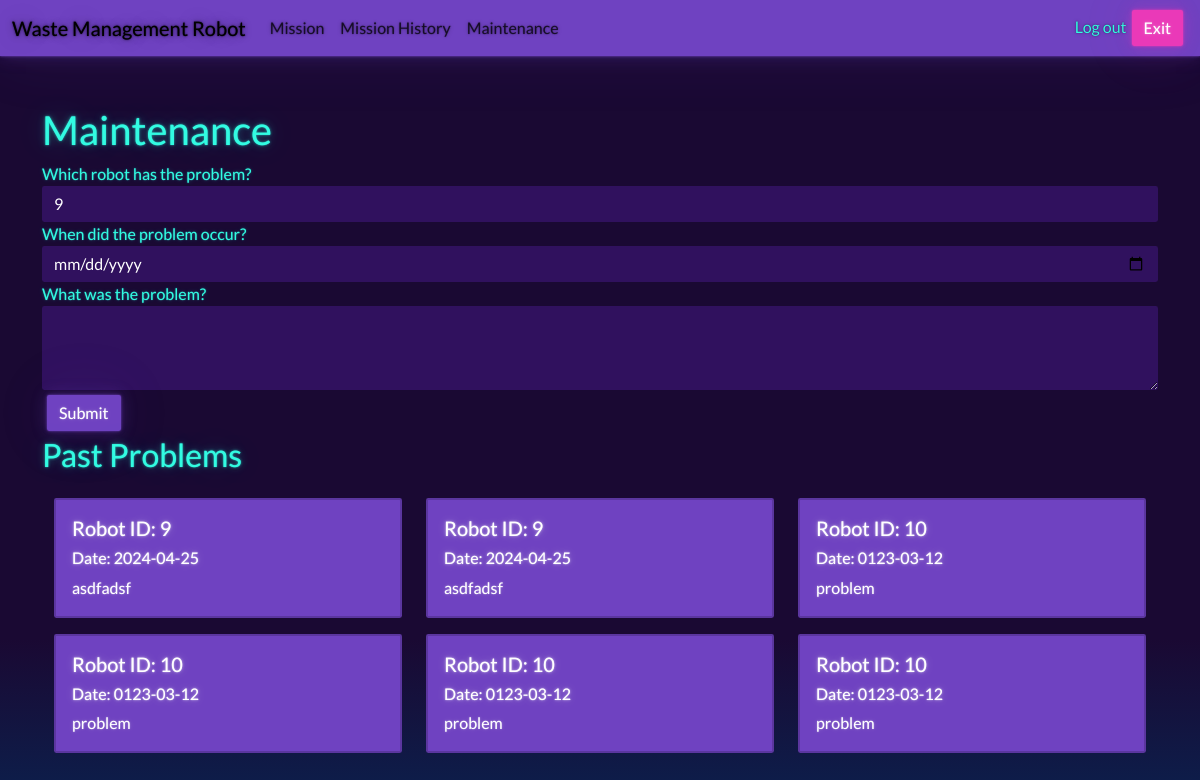
The page /maintenance (signed in) on the database its author committed.
### tables this page shows
CREATE TABLE "maintenancelogs" (
	"maintenanceid"	INTEGER NOT NULL UNIQUE,
	"userid"	INTEGER,
	"robotid"	INTEGER,
	"date"	TEXT,
	"problem"	TEXT,
	PRIMARY KEY("maintenanceid" AUTOINCREMENT),
	FOREIGN KEY("robotid") REFERENCES "robots"("robotid"),
	FOREIGN KEY("userid") REFERENCES "users"("userid")
);

### app.py (the view)
@app.route('/maintenance', methods=['GET','POST'])
def maintenance():
    if 'userid' not in session:
        return redirect('/')
    if request.method == "POST":
        robotid = request.form['robotid']
        date = request.form['date']
        problem = request.form['description']
        DATABASE.ModifyQuery("INSERT INTO maintenancelogs (userid, robotid, date, problem) VALUES (?,?,?,?)", (session['userid'], robotid, date, problem))
    robotids = DATABASE.ViewQuery("SELECT robotid FROM robots WHERE userid = ?", (session['userid'],))
    ids = []
    if robotids != False:
        for id in robotids:
            ids.append(id['robotid'])
    problems = DATABASE.ViewQuery("SELECT * FROM maintenancelogs WHERE userid = ?", (session['userid'],))
    return render_template('maintenance.html', ids=ids, problems=problems)

### interfaces/databaseinterface.py (called while the page is built)
    def connect(self):
        connection = sqlite3.connect(self.location)
        connection.row_factory = sqlite3.Row #configures database queries to return a list of dictionaries (each row/record) [{"field1":value1,"field2":value2...},{etc},{} ]
        return connection

    def ViewQuery(self, query, params=None):
        connection = self.connect()
        result = None
        try:
            if params:
                cursor = connection.execute(query, params)
            else:
                cursor = connection.execute(query)
            result = cursor.fetchall() #returns a list of dictionaries
        except (sqlite3.OperationalError, sqlite3.Warning, sqlite3.Error) as e:
            self.logger.error("DATABASE ERROR: %s" % e)
            self.logger.error(query)
        connection.close()
        if result:
            return ([dict(row) for row in result]) #a list of dictionaries
        else:
            return False

### templates/maintenance.html (shortened to what this page needs)
{% extends "layout.html" %}
{% block content %}
<div class="page-header" id="banner">
    <div class="row">
        <h1>Maintenance</h1>
    </div>
    <form action='/maintenance' method='POST' class='row'>
        <div class="form-group">
            <label for="exampleFormControlSelect1">Which robot has the problem?</label>
            <select class="form-control" name='robotid' id="exampleFormControlSelect1">
                {% if ids != [] %}
                {% for id in ids %}
                <option>{{id}}</option>
                {% endfor %}
                {% else %}
                <option>You have no robots</option>
                {% endif %}
            </select>
        </div>
        <div class="form-group">
            <label for="exampleFormControlInput1">When did the problem occur?</label>
            <input type="date" class="form-control" name='date' id="exampleFormControlInput1" >
        </div>
        <div class="form-group">
            <label for="exampleFormControlTextarea1">What was the problem?</label>
            <textarea class="form-control" name='description' id="exampleFormControlTextarea1" rows="3"></textarea>
        </div>
        <div class='form-group'>
            <button type="submit" class="btn btn-primary">Submit</button>
        </div>
    </form>
    <h2>Past Problems</h2>
    <div class="container">
        <div class="row">
            {% for problem in problems %}
            <div class="col-md-4">
                <div class="card bg-primary mt-3">
                    <div class="card-body">
                        <h5 class="card-title">Robot ID: {{problem['robotid']}}</h5>
                        <h6>Date: {{problem['date']}}</h6>
                        <p class="card-text">{{problem['problem']}}</p>
                    </div>
                </div>
            </div>
            {% endfor %}
        </div>
    </div>
{% endblock %}

### static/css/custom.css (style rules this page uses)
html, body { height:100vh; }
.page-header { margin-top:50px; margin-bottom:20px; }
button { max-width:300px !important; margin:5px; }

### rows shown on the page
maintenancelogs: robotid "9", date "2024-04-25", problem "asdfadsf"
maintenancelogs: robotid "9", date "2024-04-25", problem "asdfadsf"
maintenancelogs: robotid "10", date "0123-03-12", problem "problem"
maintenancelogs: robotid "10", date "0123-03-12", problem "problem"
maintenancelogs: robotid "10", date "0123-03-12", problem "problem"
maintenancelogs: robotid "10", date "0123-03-12", problem "problem"

### other values the page prints
form field robotid "9"
